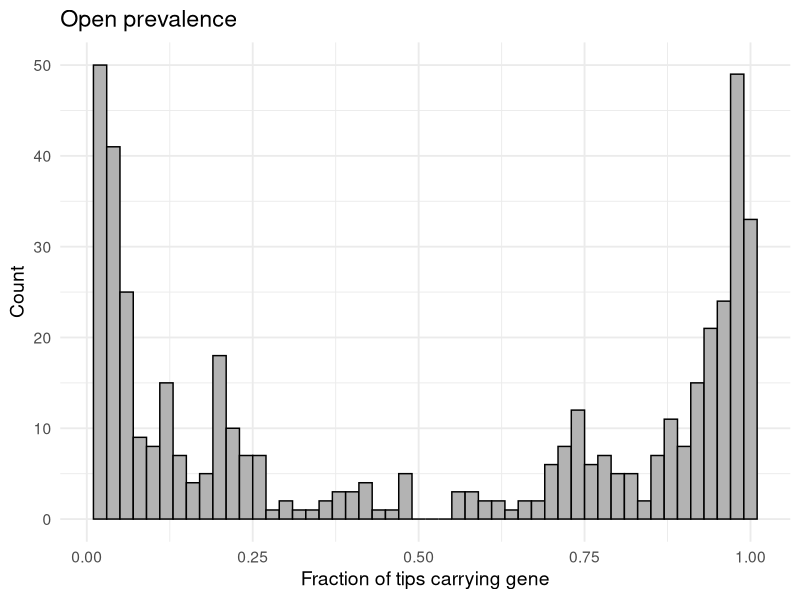
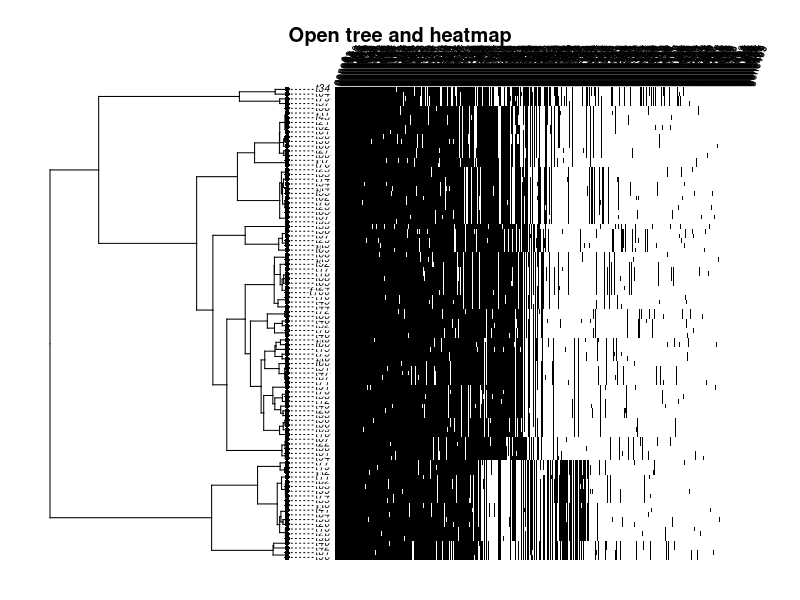
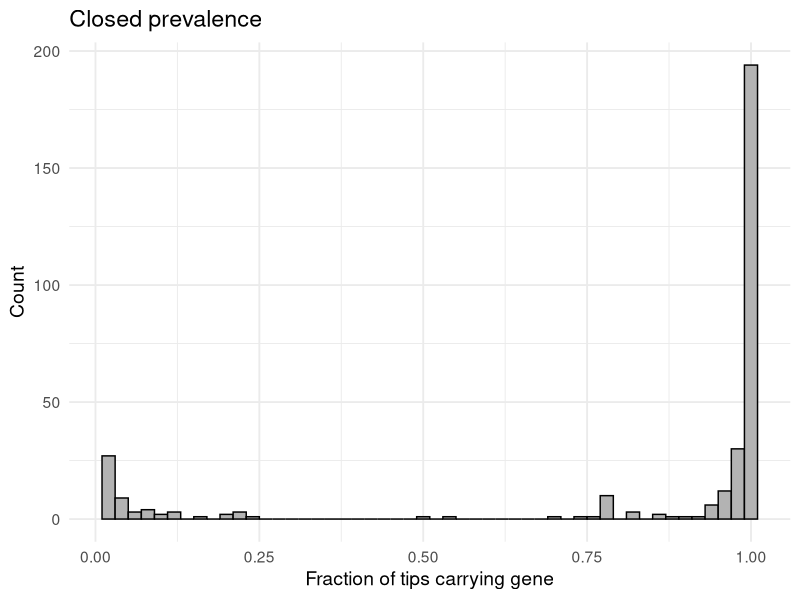
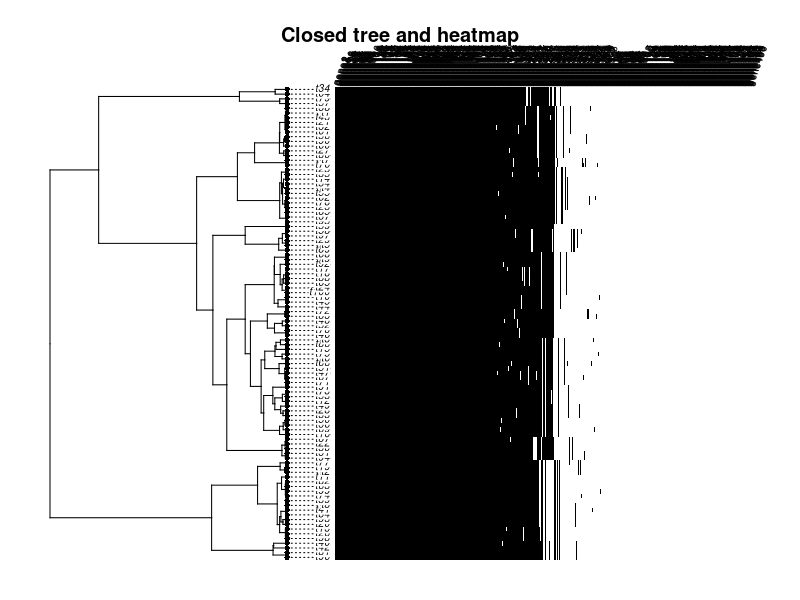

Write the R code that produced these figures, in order.
# -----------------------------------------------------------------------------
# Simulating presence/absence of independent genes down a fixed phylogeny.
# -----------------------------------------------------------------------------
# - Propagation with Wright–Fisher forward simulation on every branch.
#
# - Per-generation selection (haploid, carriers fitness = 1 + s), gain/loss,
# then binomial sampling with Ne (drift). Parent state is treated as 0/1.
#
# - Rates of base_gain and base_loss are on the log scale; q = exp(base_*) gives
# instantaneous per-unit-time rates which are converted to per-generation probs.
#
# - Branch heterogeneity is simulated by determining a per-gene base fitness at 
# the root (s_root), then each lineage modulates that fitness via an 
# Ornstein-Uhlenbeck trait (sig2, alpha=1, theta=0).
#
# - Root seeding where each gene has root_prob chance of being present at the root.
# -----------------------------------------------------------------------------

library(ape)
library(phytools)
library(tidyverse)

set.seed(123)

# -------- WF branch propagation --------
propagate_branch <- function(p0, bl, q01_eff, q10_eff, s, Ne, gens_per_unit) {
  p <- min(max(as.numeric(p0), 0), 1)
  G <- max(1, round(bl * gens_per_unit))
  for (g in seq_len(G)) {
    if (p == 0) {
      p_sel <- 0
    } else if (p == 1) {
      p_sel <- 1
    } else {
      w1 <- 1 + s; w0 <- 1
      p_sel <- (p * w1) / (p * w1 + (1 - p) * w0)
    }
    p_mut <- p_sel * (1 - q10_eff) + (1 - p_sel) * q01_eff
    p_mut <- min(max(p_mut, 0), 1)
    if (is.infinite(Ne) || Ne <= 0) {
      p <- p_mut
    } else {
      k <- rbinom(1, Ne, p_mut); p <- k / Ne
    }
    if (p == 0 || p == 1) break
  }
  p
}

# -------- Simulate one gene --------
simulate_gene <- function(tree, params) {
  q01_inst <- exp(params$base_gain)
  q10_inst <- exp(params$base_loss)
  ntips_local <- length(tree$tip.label)
  states <- setNames(rep(NA, ntips_local), tree$tip.label)
  
  ou_s <- fastBM(tree, a = 0, sig2 = params$s_sig2, alpha = 1, theta = 0, internal = TRUE)
  
  root_p <- if (!is.null(params$root_prob)) params$root_prob else 0.5
  state_root <- rbinom(1, 1, root_p)
  
  traverse <- function(node, parent_state) {
    children <- tree$edge[tree$edge[,1] == node, 2]
    if (length(children) == 0) {
      states[tree$tip.label[node]] <<- parent_state
    } else {
      for (child in children) {
        bl <- tree$edge.length[which(tree$edge[,2] == child)]
        node_name <- if (child <= ntips_local) tree$tip.label[child] else as.character(child)
        
        trait_s <- ou_s[node_name]
        s_eff <- params$s_root + trait_s
        s_eff <- pmin(pmax(s_eff, -0.99), 10)
        
        q01_eff <- 1 - exp(-q01_inst / params$gens_per_unit)
        q10_eff <- 1 - exp(-q10_inst / params$gens_per_unit)
        q01_eff <- pmin(pmax(q01_eff, 0), 1); q10_eff <- pmin(pmax(q10_eff, 0), 1)
        
        p_parent <- if (parent_state == 1) 1 else 0
        
        p_child <- propagate_branch(
          p_parent, bl, q01_eff, q10_eff, s_eff, params$Ne, params$gens_per_unit
        )
        child_state <- rbinom(1, 1, p_child)
        traverse(child, child_state)
      }
    }
  }
  
  traverse(ntips_local + 1, state_root)
  list(states = states)
}

# -------- Run simulation --------
run_simulation <- function(params) {
  pa_mat <- matrix(0, nrow = length(params$tree$tip.label), ncol = params$G,
                   dimnames = list(params$tree$tip.label, paste0("gene", 1:params$G)))
  
  for (g in seq_len(params$G)) {
    params_gene <- params
    if (!is.null(params$s)) {
      params_gene$s_root <- params$s
    } else {
      s_mean <- if (!is.null(params$s_root_mean)) params$s_root_mean else 0
      s_sd   <- if (!is.null(params$s_root_sd)) params$s_root_sd else 0.01
      params_gene$s_root <- rnorm(1, mean = s_mean, sd = s_sd)
    }
    
    res <- simulate_gene(params$tree, params_gene)
    pa_mat[, g] <- res$states
  }
  
  prevalence <- colSums(pa_mat) / length(params$tree$tip.label)
  
  # ---- Histogram PDF ----
  prevalence_nonzero <- prevalence[prevalence > 0]
  hist_file <- paste0(params$tag, "_hist.pdf")
  pdf(hist_file, width = 7, height = 5)
  print(
    ggplot(tibble(prevalence = prevalence_nonzero), aes(x = prevalence)) +
      geom_histogram(binwidth = 0.02, fill = "gray70", color = "black") +
      labs(title = paste(params$tag, "prevalence"),
           x = "Fraction of tips carrying gene", y = "Count") +
      theme_minimal(base_size = 14)
  )
  dev.off()
  
  # ---- Phylogeny + heatmap PDF ----
  tree_file <- paste0(params$tag, "_tree.pdf")
  pdf(tree_file, width = 10, height = 8)
  gene_order <- order(colSums(pa_mat), decreasing = TRUE)
  phytools::phylo.heatmap(
    params$tree,
    pa_mat[, gene_order],
    standardize = FALSE,
    fsize = 0.6,
    colors = c("white", "black"),
    legend = FALSE,
    outline = FALSE
  )
  title(main = paste(params$tag, "tree and heatmap"), line = -1)
  dev.off()
  
  invisible(list(pa = pa_mat, prevalence = prevalence_nonzero,
                 hist_file = hist_file, tree_file = tree_file))
}

# -------- Pangenome fluidity --------

# Thanks to Anna Dewar for the function :-)

calc_pangenome_fluidity <- function(pa_mat) {
  fluidity_pair_eq <- function(x, y) {
    x <- as.integer(x); y <- as.integer(y)
    Mk <- sum(x); Ml <- sum(y)
    Uk <- sum(x == 1 & y == 0)
    Ul <- sum(x == 0 & y == 1)
    (Uk + Ul) / (Mk + Ml)
  }
  
  pair_combos <- combn(rownames(pa_mat), 2, simplify = FALSE)
  
  pair_vals <- sapply(pair_combos, function(p) {
    fluidity_pair_eq(pa_mat[p[1], ], pa_mat[p[2], ])
  })
  
  (2 / (nrow(pa_mat) * (nrow(pa_mat) - 1))) * sum(pair_vals)
}

# -------- Params explanation --------
# G - number of genes to simulate
# root_prob - probability gene is present at root
# gens_per_unit - generations per unit branch length
# Ne - effective population size
# base_gain - log-rate of gene gain per branch (instantaneous)
# base_loss - log-rate of gene loss per branch (instantaneous)
# s_root_mean / s_root_sd - per-gene base fitness (sampled per gene)
# s_sig2 - OU variance for the trait that modulates s along the tree
# (legacy) s - keep the same selection for all genes/branches

# -------- Examples --------
setwd("~/Desktop/pangenome-simulation")

ntips <- 100
tree <- rcoal(ntips)

# -------- Open pangenome example --------
params_open <- list(
  tag = "Open",
  tree = tree,
  G = 500,
  Ne = 1e9,
  gens_per_unit = 20,
  base_gain = -2,
  base_loss = -2,
  s_root_mean = 0,
  s_root_sd   = 0.005,
  s_sig2 = 0.01,
  root_prob = 0.5
)

sim_open <- run_simulation(params_open)
open_fluidity <- calc_pangenome_fluidity(sim_open$pa)

# -------- Closed pangenome example --------
params_closed <- list(
  tag = "Closed",
  tree = tree,
  G = 500,
  Ne = 1e9,
  gens_per_unit = 20,
  base_gain = -4,
  base_loss = -4,
  s_root_mean = 0,
  s_root_sd   = 0.005,
  s_sig2 = 0.01,
  root_prob = 0.5
)

sim_closed <- run_simulation(params_closed)
closed_fluidity <- calc_pangenome_fluidity(sim_closed$pa)
